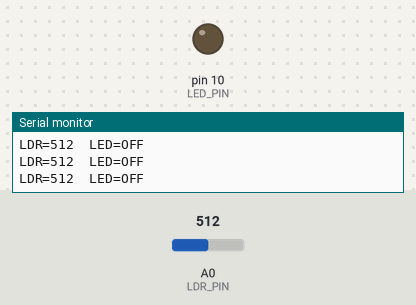
Simulated run of this sketch. Board: Arduino Uno, built with avr-gcc and run on an emulated ATmega328P. On the bench: output pins drawn as LEDs (lit = HIGH), the last lines printed to the serial monitor. The test bench sets the inputs (shaded band); at power-on: A0 (LDR_PIN) = 512.

Above: at 1.2 s.
1.3 s: A0 (LDR_PIN) set to 16
3.2 s: A0 (LDR_PIN) set to 13
At 3.7 s:
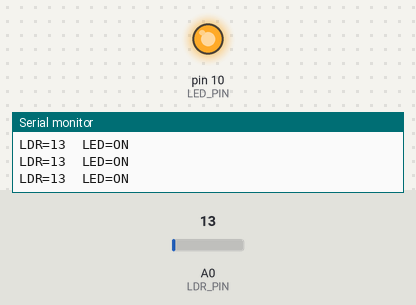
4.7 s: A0 (LDR_PIN) set to 60
At 5.1 s:
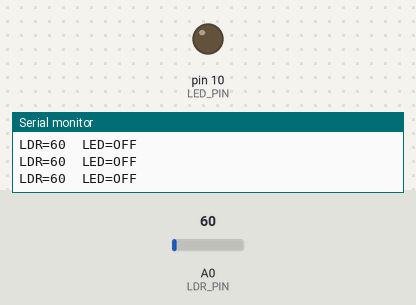
6.2 s: A0 (LDR_PIN) set to 5
At 7.6 s:
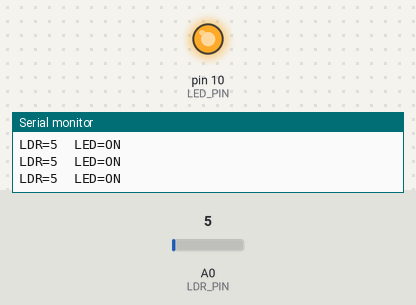
Timing chart, 0 to 8.7 s (numbered marks = the images above; inputs shaded):
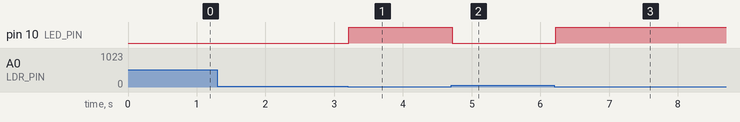

Measured:
- the behaviour switches between 15 and 14 on A0 (LDR_PIN) (found by bisection; images 0 and 1)
- after the input at 3.2 s, pin 10 (LED_PIN): LOW → HIGH at once
- after the input at 4.7 s, pin 10 (LED_PIN): HIGH → LOW at once
- after the input at 6.2 s, pin 10 (LED_PIN): LOW → HIGH at once

The sketch:

Sep-7-2ndIteration.ino
```cpp
// second iteration I saw some issue with my condition statement. I used 50 and the light was always on. I had to test the output to find the correct range
const int LDR_PIN = A0;
const int LED_PIN = 10;

void setup() {
  Serial.begin(9600);
  pinMode(LED_PIN, OUTPUT);
}

void loop() {
  int raw = analogRead(LDR_PIN);

  if (raw < 15) {
    digitalWrite(LED_PIN, HIGH);
  } else {
    digitalWrite(LED_PIN, LOW);
  }

  // Debug
  Serial.print("LDR=");
  Serial.print(raw);
  Serial.print("  LED=");
  Serial.println(raw < 50 ? "ON" : "OFF");

  delay(100);
}
```
